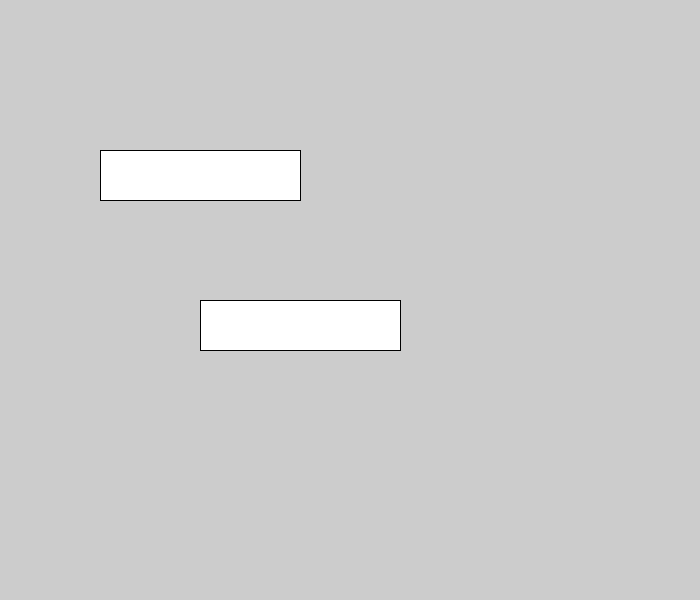
Frame 1 (no input)
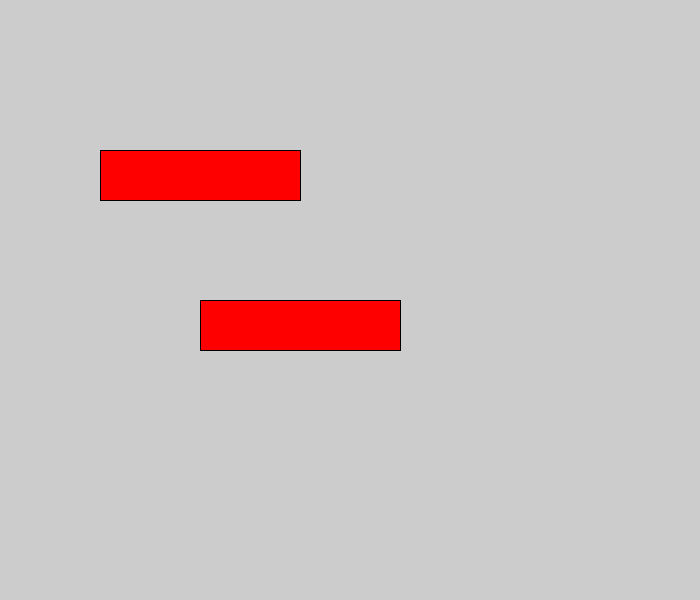
Frame 60 (the mouse pressed at the canvas centre just before this capture)
Frame 120 (the mouse held since frame 60 and released just before this capture): identical to frame 60, image omitted

The Processing sketch that drew these frames (run headless with seeded random() and noise(); from frame 60 on, the mouse is pressed at the canvas centre):

// Processing sketch: pregovor3
// ── pregovor3.pde
int x = 100;
int y = 150;
int w = 200;
int h = 50;
int x1 = 200;
int y1 = 300;


void setup(){
  size(700, 600);
}

void draw(){
  rect(x, y, w, h);
  boolean isOverButton1 =  (mousePressed) &&
                          (mouseX > x) &&
                          (mouseY > y) &&
                          (mouseX < (x + w))&&
                          (mouseY < (y + h));
                            
   boolean isOverButton2 = (mousePressed) &&
                          (mouseX < x1) &&
                          (mouseY > y1) &&
                          (mouseX < (x+w))&&
                          (mouseY < (y1+h));
  rect(x1, y1, w, h);                        
 if((isOverButton2 || isOverButton1)){ 
   fill(0, 255, 0);
 } else {
   fill(255, 0, 0);
 }
}
